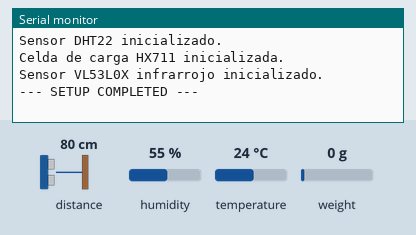
This sketch was run on a simulated ESP32. On the bench: the last lines printed to the serial monitor. The inputs (shaded band) are chosen by the test bench; at power-on: distance to the obstacle 80 cm, humidity 55 %, weight on the scale 0 g, temperature 24 °C. Random numbers use the default seed unless the sketch sets one; nothing arrives over Bluetooth unless stated.

Above: at 3.2 s.
3.3 s: distance to the obstacle set to 250 cm
At 6.5 s:
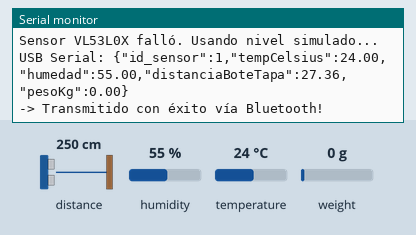
8.8 s: humidity set to 22 %
At 10.4 s:
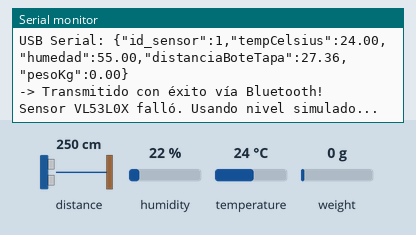
14.3 s: weight on the scale set to 100 g
At 16.5 s:
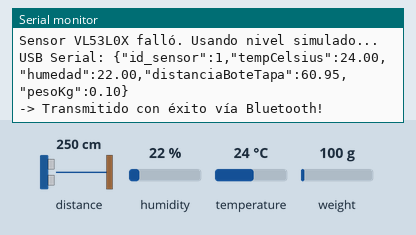
19.8 s: temperature set to 12 °C
At 21.5 s:
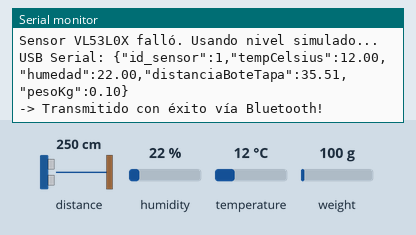
25.3 s: distance to the obstacle set to 2 cm
At 26.5 s:
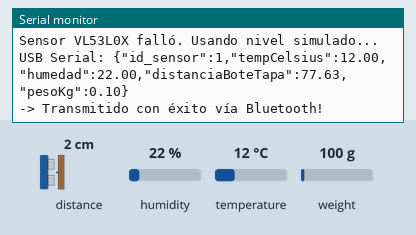
30.8 s: weight on the scale set to 1250 g
At 36.5 s:
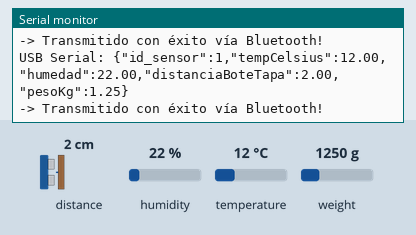
Timing chart, 0 to 37.3 s (numbered marks = the images above; inputs shaded):
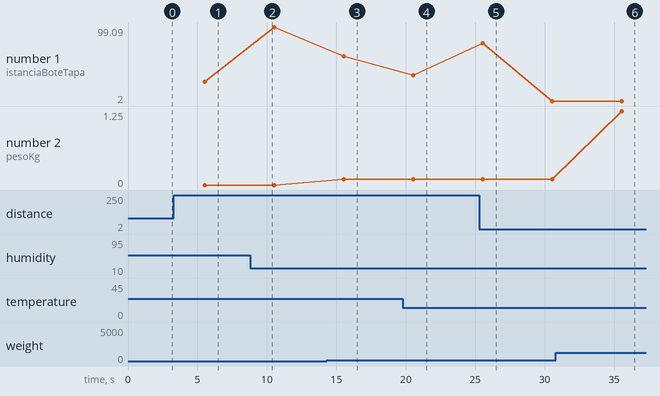

The sketch:

esp32_bluetooth_firmware.ino
```cpp
/*
  BIN NEXT - ESP32 Bluetooth Classic Firmware with Mock Testing Fallback

  This sketch reads data from the connected sensors (DHT22, VL53L0X, HX711)
  and transmits them as a JSON string over Bluetooth Serial.

  TESTING FALLBACK:
  - If any sensor is disconnected or returns an invalid value (NaN/timeout/not ready),
    the firmware automatically falls back to generating realistic, randomized mock data.
  - You can also force mock data generation by defining FORCE_MOCK_DATA below.
*/

#include "DHT.h"
#include "HX711.h"
#include "BluetoothSerial.h"
#include <Wire.h>
#include <VL53L0X.h>

// --- Configuration ---
#define SENSOR_ID 1             // The target Sensor ID in the database (e.g., 1 for Contenedor 1)
#define TRANSMIT_INTERVAL 5000   // Send reading every 5 seconds (5000 ms)
#define FORCE_MOCK_DATA 0        // Set to 1 to bypass physical sensors and force mock data for tests

// Pins Definition
#define DHTPIN 18
#define DHTTYPE DHT22   // DHT 22

// HX711 Weight Scale Pins
const int LOADCELL_A_DOUT = 16;
const int LOADCELL_A_SCK = 4;

// Initialize classes
DHT dht(DHTPIN, DHTTYPE);
VL53L0X sensor;
HX711 scale1;
BluetoothSerial SerialBT;

// Timing variables
unsigned long tiempoAnterior = 0;
bool dhtInitialized = false;
bool sensorVLInitialized = false;
bool scaleInitialized = false;

void setup() {
  Serial.begin(115200);
  delay(1000);
  Serial.println("--- BIN NEXT SETUP START ---");

  // Initialize Bluetooth Classic
  // The device name will show up as "ESP32_Contenedor_BIN" in your PC's Bluetooth settings
  if (!SerialBT.begin("ESP32_Contenedor_BIN")) {
    Serial.println("Error al iniciar Bluetooth!");
  } else {
    Serial.println("Bluetooth listo! Empareja con 'ESP32_Contenedor_BIN'");
  }

  // Initialize physical DHT sensor
  #if !FORCE_MOCK_DATA
    dht.begin();
    dhtInitialized = true;
    Serial.println("Sensor DHT22 inicializado.");
  #endif

  // Initialize physical HX711 scale
  #if !FORCE_MOCK_DATA
    scale1.begin(LOADCELL_A_DOUT, LOADCELL_A_SCK);
    scale1.set_scale(13133);
    scale1.tare();
    scaleInitialized = true;
    Serial.println("Celda de carga HX711 inicializada.");
  #endif

  // Initialize physical VL53L0X sensor
  #if !FORCE_MOCK_DATA
    Wire.begin(21, 22);
    sensor.setTimeout(500);
    if (sensor.init()) {
      sensorVLInitialized = true;
      sensor.setSignalRateLimit(0.1);
      sensor.setVcselPulsePeriod(VL53L0X::VcselPeriodPreRange, 18);
      sensor.setVcselPulsePeriod(VL53L0X::VcselPeriodFinalRange, 14);
      Serial.println("Sensor VL53L0X infrarrojo inicializado.");
    } else {
      Serial.println("VL53L0X no detectado. Se usará simulación.");
    }
  #endif

  // Seed random generator
  randomSeed(analogRead(0));
  Serial.println("--- SETUP COMPLETED ---");
}

void loop() {
  unsigned long tiempoActual = millis();

  if (tiempoActual - tiempoAnterior >= TRANSMIT_INTERVAL) {
    tiempoAnterior = tiempoActual;

    float t = 0.0;
    float h = 0.0;
    float distanciaCalibrada = 0.0;
    float peso = 0.0;

    bool useMock = FORCE_MOCK_DATA;

    // --- 1. Temperature & Humidity ---
    if (!useMock && dhtInitialized) {
      t = dht.readTemperature();
      h = dht.readHumidity();
      if (isnan(t) || isnan(h)) {
        Serial.println("DHT22 Leyó NaN. Usando datos simulados...");
        t = 20.0 + random(0, 1500) / 100.0; // Random temperature between 20C and 35C
        h = 40.0 + random(0, 3000) / 100.0; // Random humidity between 40% and 70%
      }
    } else {
      // Simulation values
      t = 22.5 + random(-300, 300) / 100.0; // Steady temp around 22.5C
      h = 55.0 + random(-800, 800) / 100.0; // Steady humidity around 55%
    }

    // --- 2. Distance VL53L0X (Fill depth) ---
    if (!useMock && sensorVLInitialized) {
      int distancia = sensor.readRangeSingleMillimeters();
      distanciaCalibrada = distancia / 10.0; // mm to cm
      if (sensor.timeoutOccurred() || distancia > 8000) {
        Serial.println("Sensor VL53L0X falló. Usando nivel simulado...");
        distanciaCalibrada = 5.0 + random(0, 9500) / 100.0; // Random fill distance between 5cm and 100cm
      }
    } else {
      // Simulate slow fill up: random value between 5cm (completely full) and 80cm (empty)
      distanciaCalibrada = 10.0 + random(0, 7000) / 100.0;
    }

    // --- 3. Weight HX711 ---
    if (!useMock && scaleInitialized && scale1.is_ready()) {
      peso = scale1.get_units(5); // Average of 5 readings
      if (peso < 0) peso = 0.0;
    } else {
      // Simulate weight corresponding logically to the fill depth:
      // A smaller distance (distanciaCalibrada) means more trash, hence higher weight
      float fillFactor = (80.0 - distanciaCalibrada) / 80.0;
      if (fillFactor < 0) fillFactor = 0;
      peso = fillFactor * 25.0 + random(0, 200) / 100.0; // Max simulated weight around 25kg
    }

    // --- 4. Package & Transmit ---
    // Format JSON payload as expected by standard BIN NEXT REST API
    String jsonPayload = "{";
    jsonPayload += "\"id_sensor\":" + String(SENSOR_ID) + ",";
    jsonPayload += "\"tempCelsius\":" + String(t, 2) + ",";
    jsonPayload += "\"humedad\":" + String(h, 2) + ",";
    jsonPayload += "\"distanciaBoteTapa\":" + String(distanciaCalibrada, 2) + ",";
    jsonPayload += "\"pesoKg\":" + String(peso, 2);
    jsonPayload += "}";

    // Print to PC via physical USB Serial for debugging
    Serial.print("USB Serial: ");
    Serial.println(jsonPayload);

    // Send over Bluetooth Classic Serial
    if (SerialBT.hasClient()) {
      SerialBT.println(jsonPayload);
      Serial.println("-> Transmitido con éxito vía Bluetooth!");
    } else {
      Serial.println("-> Bluetooth desconectado. Esperando a que el PC o puente se conecte...");
    }
  }
}
```

Measured:
- after the input at 3.3 s, the serial monitor: prints a new line after 1.7 s (image 1)
- after the input at 14.3 s, the serial monitor: prints a new line after 1.2 s (image 3)
- after the input at 19.8 s, the serial monitor: prints a new line after 0.74 s (image 4)
- after the input at 30.8 s, the serial monitor: prints a new line after 4.7 s (image 6)
- plotted number 1: 35.51 → 2 after the input at 25.3 s
- plotted number 2: 0 → 0.1 after the input at 14.3 s, 0.1 → 1.25 after the input at 30.8 s
